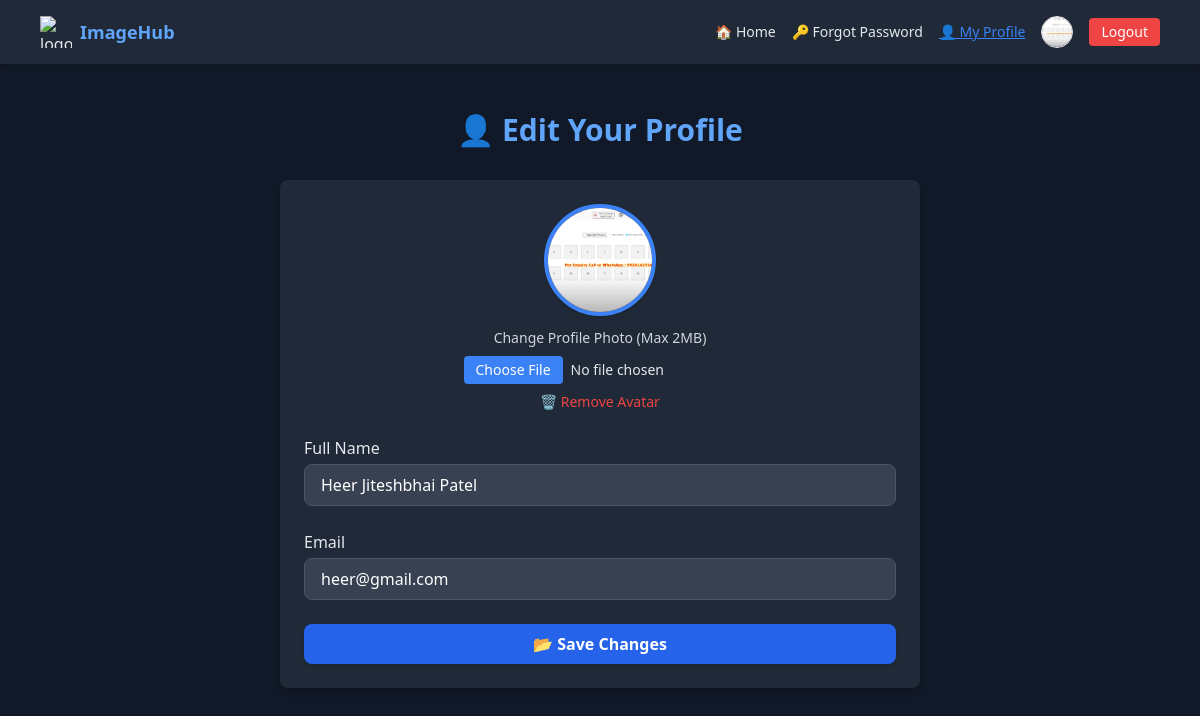
The app's page /user/profile.php (signed in) with its own data.
### tables this page shows
CREATE TABLE `users` (
  `id` int(11) NOT NULL,
  `name` varchar(100) NOT NULL,
  `email` varchar(100) NOT NULL,
  `password` varchar(255) NOT NULL,
  `created_at` datetime DEFAULT current_timestamp(),
  `profile_photo` varchar(255) DEFAULT NULL,
  `is_banned` tinyint(1) DEFAULT 0
);

### user/profile.php (the view, shortened to what this page needs)
<?php
include '../config/db.php';
$user_id = $_SESSION['user_id'];
$stmt = $pdo->prepare("SELECT * FROM users WHERE id = ?");
$stmt->execute([$user_id]);
$user = $stmt->fetch();
$profile_img = $user['profile_photo'] ? '../uploads/avatars/' . htmlspecialchars($user['profile_photo']) : '../uploads/avatars/default.webp';
?>
<!DOCTYPE html>
<html lang="en" class="scroll-smooth dark">
<head>
  <script src="https://cdn.tailwindcss.com"></script>
</head>
<body class="bg-gray-100 dark:bg-gray-900 text-gray-800 dark:text-gray-200 min-h-screen">
<nav class="bg-white dark:bg-gray-800 shadow sticky top-0 z-50">
  <div class="max-w-6xl mx-auto px-4 py-4 flex justify-between items-center">
    <div class="flex items-center gap-2">
      <img src="https://img.icons8.com/color/48/camera--v1.png" alt="logo" class="h-8 w-8">
      <span class="text-lg font-bold text-blue-600 dark:text-blue-400">ImageHub</span>
    </div>
    <div class="md:flex hidden items-center gap-4 text-sm font-medium">
      <a href="user_dashboard.php" class="hover:text-blue-600 dark:hover:text-blue-300">🏠 Home</a>
      <a href="../auth/change_password.php" class="hover:text-blue-600 dark:hover:text-blue-300">🔑 Forgot Password</a>
      <a href="profile.php" class="hover:text-blue-600 dark:hover:text-blue-300 underline text-blue-500">👤 My Profile</a>
      <img src="<?= $profile_img ?>" class="w-8 h-8 rounded-full object-cover border" alt="Avatar" />
      <a href="../auth/logout.php" class="bg-red-500 text-white px-3 py-1 rounded hover:bg-red-600">Logout</a>
    </div>
  </div>
</nav>
<div class="max-w-2xl mx-auto px-4 py-12">
  <h1 class="text-3xl font-bold text-center text-blue-600 dark:text-blue-400 mb-8">👤 Edit Your Profile</h1>
  <form method="POST" enctype="multipart/form-data" class="space-y-6 bg-white dark:bg-gray-800 p-6 rounded-lg shadow-md" onsubmit="return validateImage();">
    <div class="flex flex-col items-center text-center">
      <img id="avatarPreview" src="<?= $profile_img ?>" class="w-28 h-28 rounded-full object-cover border-4 border-blue-400 dark:border-blue-500 shadow mb-3" alt="Profile Photo" />
      <label class="text-sm text-gray-600 dark:text-gray-300 mb-2">Change Profile Photo (Max 2MB)</label>
      <input type="file" id="profile_photo" name="profile_photo" accept="image/jpeg,image/png"
             class="text-sm text-gray-700 dark:text-gray-200 file:mr-2 file:py-1 file:px-3 file:rounded file:border-0 file:text-sm file:bg-blue-500 file:text-white hover:file:bg-blue-600"
             onchange="previewAvatar(event)" />
      <?php if ($user['profile_photo']): ?>
        <button type="submit" name="remove_avatar" class="mt-2 text-red-500 hover:underline text-sm">🗑 Remove Avatar</button>
      <?php endif; ?>
    </div>
    <div>
      <label class="block mb-1 font-medium">Full Name</label>
      <input type="text" name="name" value="<?= htmlspecialchars($user['name']) ?>" required
             class="w-full px-4 py-2 border rounded-lg dark:bg-gray-700 dark:border-gray-600 dark:text-white focus:outline-none focus:ring focus:ring-blue-400" />
    </div>
    <div>
      <label class="block mb-1 font-medium">Email</label>
      <input type="email" name="email" value="<?= htmlspecialchars($user['email']) ?>" required
             class="w-full px-4 py-2 border rounded-lg dark:bg-gray-700 dark:border-gray-600 dark:text-white focus:outline-none focus:ring focus:ring-blue-400" />
    </div>
    <button type="submit"
            class="w-full bg-blue-600 hover:bg-blue-700 text-white font-semibold py-2 rounded-lg shadow transition">📂 Save Changes</button>
  </form>
</div>
</body>
</html>

### records on screen
users: profile_photo (picture), name "Heer Jiteshbhai Patel", email "heer@gmail.com"
